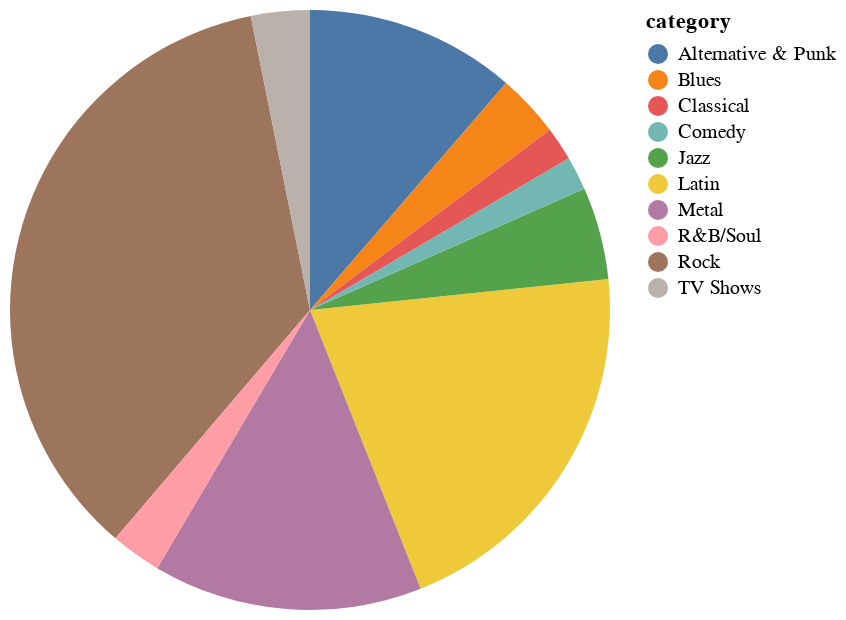

This figure's notebook cell:
### Markdown cell above
#### pie chart
We can also use pie chart for this.

### Code cell
%VEGA-LITE specs/arc_pie.vl.json 
SELECT 
    g.Name as category, 
    SUM(il.Quantity) as b, 
    ROUND((CAST(SUM(il.Quantity) as float) / (SELECT 
        SUM(Quantity) total
    FROM Chinook.InvoiceLine il
    INNER JOIN Chinook.Invoice i ON i.InvoiceId = il.InvoiceId
    WHERE i.BillingCountry = 'USA')) * 100, 2) value 
FROM Chinook.InvoiceLine il
INNER JOIN Chinook.Invoice i ON i.InvoiceId = il.InvoiceId 
INNER JOIN Chinook.Track t ON il.TrackId = t.TrackId 
INNER JOIN Chinook.Genre g ON t.GenreId = g.GenreId 
WHERE i.BillingCountry = 'USA' 
GROUP BY 1 
ORDER BY 2 DESC
LIMIT 10

### Figure 1 — Vega-Lite specification as saved in the notebook (floating-point values rounded to 4 significant figures)
{"$schema": "https://vega.github.io/schema/vega-lite/v4.json", "data": {"values": [{"b": "name", "category": "name", "value": "name"}, {"b": "157", "category": "Rock", "value": "31.78"}, {"b": "91", "category": "Latin", "value": "18.42"}, {"b": "64", "category": "Metal", "value": "12.96"}, {"b": "50", "category": "Alternative & Punk", "value": "10.12"}, {"b": "22", "category": "Jazz", "value": "4.45"}, {"b": "15", "category": "Blues", "value": "3.04"}, {"b": "14", "category": "TV Shows", "value": "2.83"}, {"b": "12", "category": "R&B/Soul", "value": "2.43"}, {"b": "8", "category": "Comedy", "value": "1.62"}, {"b": "8", "category": "Classical", "value": "1.62"}]}, "description": "A simple pie chart with embedded data.", "encoding": {"color": {"field": "category", "type": "nominal"}, "theta": {"field": "value", "type": "quantitative"}}, "mark": "arc", "view": {"stroke": null}}
